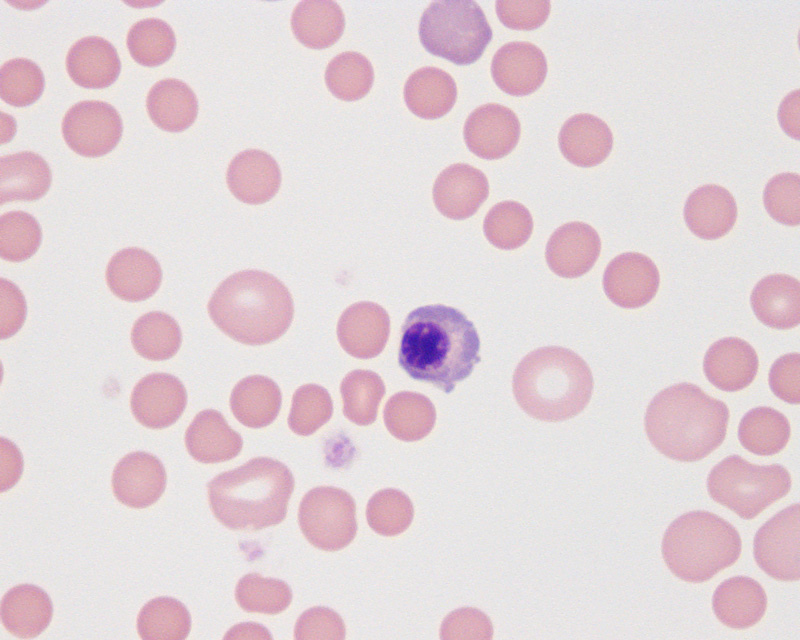
%> input picture matlab_project/matlabProject/tugasKelompok/Kasus8.jpg, 800 x 640 px
$ octave tugasKelompokFinal.m   (GNU Octave 9; MATLAB toolbox functions it lacks are replaced by stand-ins)
%> lines starting %> are read from the running program, lines starting %| are printed output that depends on the picture; in (x1, y1, x2, y2) boxes, pixels count from 0 and x2, y2 are one past the last pixel; in counts of white or black regions, pixels touching at a corner belong together; the program's own positions count from 1
### matlab_project/matlabProject/tugasKelompok/gausianKernel.m
function kernel = gausianKernel
x = [-4 -3 -2 -1 0 1 2 3 4]
y = -4:1:4
sigma = 1

kernel = zeros(9,9)
n = length(x)

for i=1:n
    for j=1:n
        kernel(i,j) = (1/(2*pi*(sigma^2)))*exp(-((x(i)^2+y(j)^2)/(2*sigma^2)));
    end
end

### matlab_project/matlabProject/tugasKelompok/tugasKelompokFinal.m

%membaca image
img = imread('Kasus8.jpg');
%> img is the input picture: size 640x800x3 uint8; mean R, G, B 227, 213.1, 217.8

%================PREPROCESSING=====================
%rgb ke gray
I = rgb2gray(img);
%memanggil matriks kernel gausian
h = gausianKernel
%memastikan output berdimensi sama dengan citra asli
G = conv2(double(I),h,'same');
%memastikan G bertipe data unsigned integer 8 bit
G = uint8(G);
%> G: size 640x800 uint8

%display citra asli dan citra terubah
subplot(1,2,1),imshow(img),title('asli'),subplot(1,2,2),imshow(G),title('Gausian Filtered')
%===========================================================================================

%==========SEGMENTASI (memisahkan background dengan obyek)==========
[baris, kolom] = size(G);
%> baris = 640; kolom = 800
o = zeros (baris, kolom);
level =  graythresh(G)*256;
%> level = 206.8
for i = 1:baris
    for j = 1:kolom
        if G(i,j) < level
            o(i,j) = 1;
        end;
    end
end;
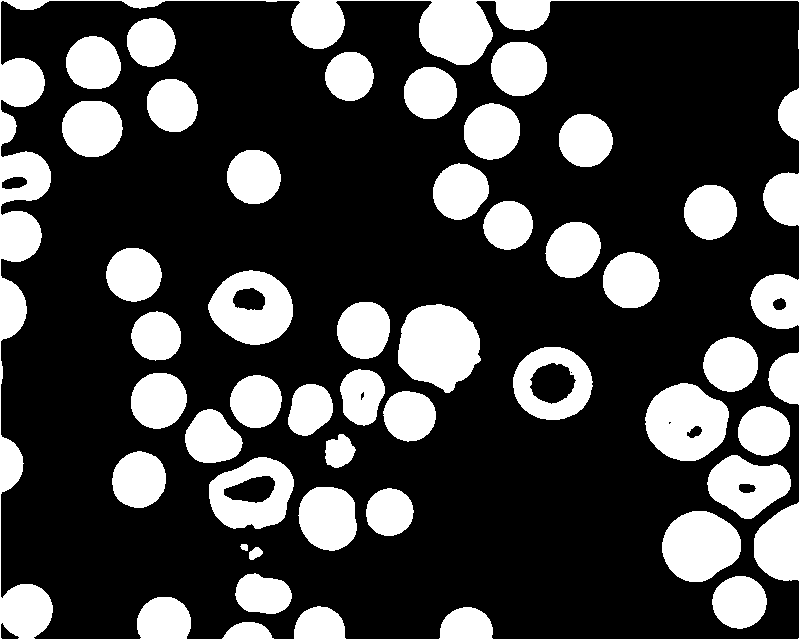
%> o: size 640x800 double; values 0 (black) and 1 (white), 26.2% white; 42 white regions, largest, box (x1, y1, x2, y2) and area: (0, 0, 800, 640) 34922, (398, 304, 481, 393) 5447, (645, 383, 729, 461) 4795

o = logical(o);

figure, subplot(1,2,1), imshow(img), title('gambar asli'),...
    subplot(1,2,2), imshow(o), title('otsu');
imwrite(o,'otsu.jpg')
%=====================================================================================================

%panggil fungsi bwlabel (untuk pelabelan)
[L,num] = bwlabel(o,4);
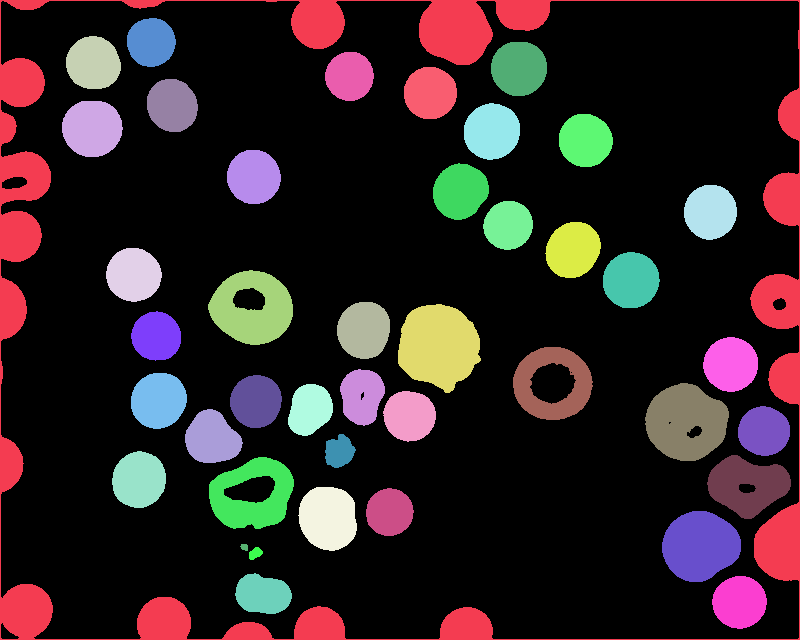
%> L: size 640x800 double; 43 distinct labels, from 0 to 42; one colour per label, 0 black
%> num = 42
figure, subplot(1,2,1), imshow(img), title('image ori'), ...
    subplot(1,2,2), imshow(L), title('labelled cells')
num
%> num = 42

%===================EKSTRAKSI CIRI=====================
%menampilkan properti
ShapeDescp = regionprops('table',L,'Perimeter','Area')
%> ShapeDescp = 42 regions; largest, Area and Perimeter: 34922 2818.1, 5447 272.1, 4795 250.2, 4252 230.6, 4225 244.1

L = imfill(L,'holes');
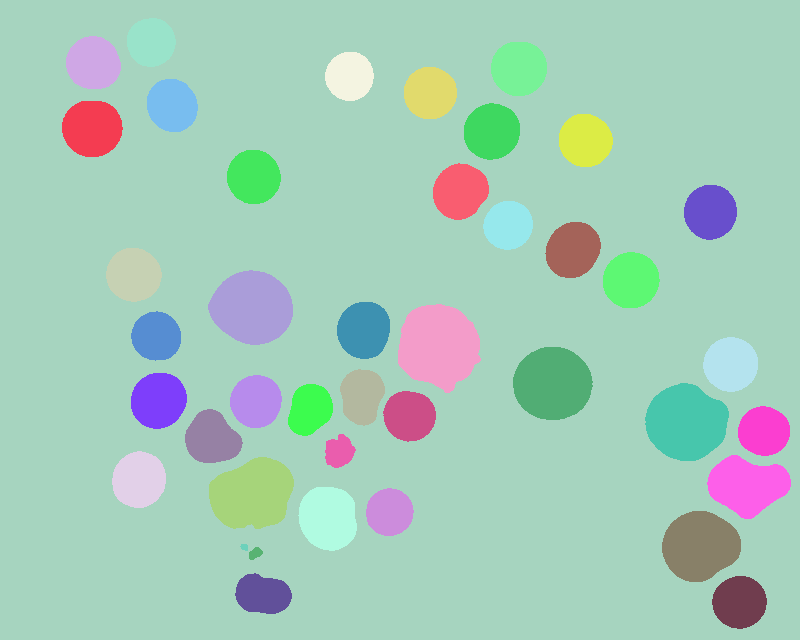
%> L: size 640x800 double; 42 distinct labels, from 1 to 42; one colour per label, 0 black

%menghitung nilai roundness
Roundness = (ShapeDescp.Perimeter).^2./(4*pi*ShapeDescp.Area)
%> Roundness = 42 values, max 18.1 at index 1, min 0.86 at index 16, mean 1.42

%pewarnaan
MeanR = regionprops('table',L,img(:,:,1),'MeanIntensity');
%> MeanR = 42 regions; first 5, MeanIntensity: 230.4, 214.8, 212.8, 217.2, 217.8
MeanG = regionprops('table',L,img(:,:,2),'MeanIntensity');
%> MeanG = 42 regions; first 5, MeanIntensity: 223.6, 168.9, 164.3, 173.1, 175.3
MeanB = regionprops('table',L,img(:,:,3),'MeanIntensity');
%> MeanB = 42 regions; first 5, MeanIntensity: 224.8, 184.7, 181.8, 187.9, 189.1
FiturWarna = [MeanR.MeanIntensity MeanG.MeanIntensity MeanB.MeanIntensity]
%> FiturWarna = 42 rows, first 12: [230.4 223.6 224.8; 214.8 168.9 184.7; 212.8 164.3 181.8; 217.2 173.1 187.9; 217.8 175.3 189.1; 213 164.4 182.9; 216.4 172.3 188.2; 215.2 170.3 186; 217.1 171.3 187.1; 215.7 171.2 186.9; 221.8 185 198.2; 221.3 187.7 200.7]


%EKSTRAKSI CIRI OBYEK
Ciri = [ShapeDescp.Area ShapeDescp.Perimeter Roundness FiturWarna]
%> Ciri = 42 rows, first 8: [34922 2818.1 18.1 230.4 223.6 224.8; 2732 182.8 0.974 214.8 168.9 184.7; 2304 167.4 0.968 212.8 164.3 181.8; 2347 169.1 0.97 217.2 173.1 187.9; 2406 172 0.979 217.8 175.3 189.1; 1885 151.3 0.967 213 164.4 182.9; 1934 154 0.976 216.4 172.3 188.2; 2474 173.6 0.969 215.2 170.3 186]
%=========================================================================

%=======================Pengklasifikasian========================
%eritrosit
IndexEritrosit = find(Ciri(:,1) >1500 & Ciri(:,2) >140 & Ciri(:,3) <1)
%> IndexEritrosit = 28 values from 2 to 42
erit = length(IndexEritrosit);
%> erit = 28
eritrosit = zeros(baris,kolom);
for i = 1:erit
    eritrosit(find(L==(IndexEritrosit(i)))) = 1 ;
end;
%> this loop made 28 passes
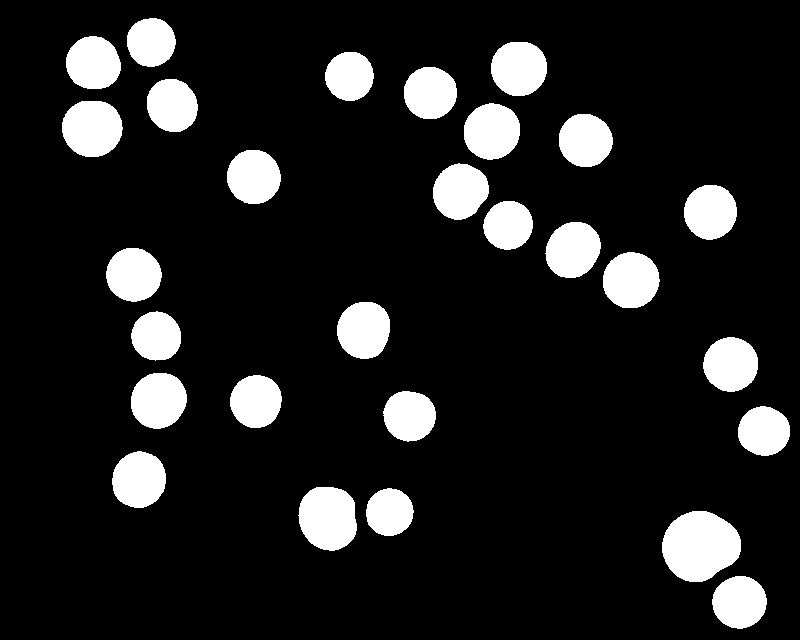
%> eritrosit: size 640x800 double; values 0 (black) and 1 (white), 12.8% white; 28 white regions, largest, box (x1, y1, x2, y2) and area: (662, 511, 741, 582) 4252, (298, 487, 357, 551) 3021, (62, 101, 123, 157) 2732

%leukosit
IndexLeukosit  = find( Ciri(:,1) >1500 & Ciri(:,2) <255 & Ciri(:,3) >1)
%> IndexLeukosit = [10; 11; 12; 15; 18; 23; 32; 36; 40]
leuk = length(IndexLeukosit);
%> leuk = 9
leukosit = zeros(baris,kolom);
for i = 1:leuk
    leukosit(find(L==(IndexLeukosit(i)))) = 1 ;
end;
%> this loop made 9 passes
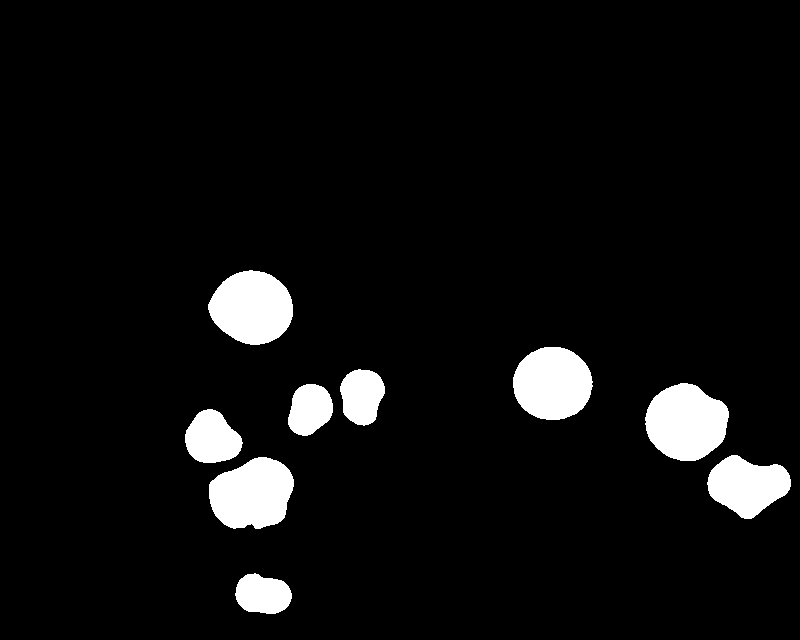
%> leukosit: size 640x800 double; values 0 (black) and 1 (white), 5.9% white; 9 white regions, largest, box (x1, y1, x2, y2) and area: (645, 383, 729, 461) 4913, (208, 270, 293, 345) 4781, (209, 457, 294, 529) 4670

%trombosit
IndexTrombosit = find(Ciri(:,1) <1000 & Ciri(:,2) <140 & Ciri(:,3) >0.85 & Ciri(:,3) <1.14  )
%> IndexTrombosit = [16; 17; 21]
trom = length(IndexTrombosit);
%> trom = 3
trombosit = zeros(baris,kolom);
for i = 1:trom
    trombosit (find(L==(IndexTrombosit(i)))) = 1 ;
end;
%> this loop made 3 passes
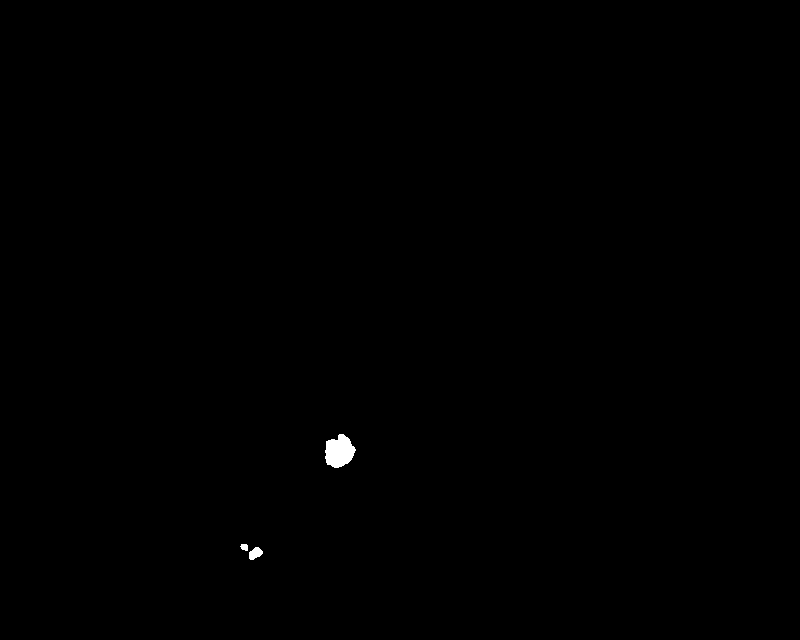
%> trombosit: size 640x800 double; values 0 (black) and 1 (white), 0.18% white; 3 white regions, box (x1, y1, x2, y2) and area: (325, 434, 356, 468) 745, (249, 547, 263, 560) 123, (240, 544, 248, 551) 44


%ungu
IndeksUngu = find(Ciri(:,4)<160 &  Ciri(:,6)>180 )
%> IndeksUngu = 26
ung = length(IndeksUngu);
%> ung = 1
ungu= zeros(baris,kolom);
for i = 1:ung
    ungu (find(L==(IndeksUngu(i)))) = 1 ;
end;
%> this loop made 1 pass
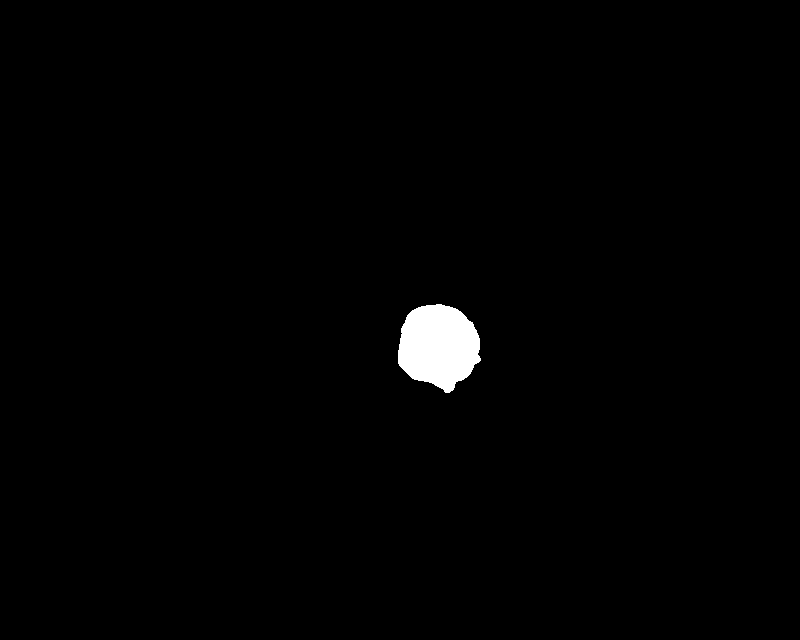
%> ungu: size 640x800 double; values 0 (black) and 1 (white), 1.1% white; 1 white region, box (x1, y1, x2, y2) and area: (398, 304, 481, 393) 5447


%TAMPILKAN HASIL
figure, subplot(3,2,1:2), imshow(img), title('original');...
    subplot(3,2,3), imshow(eritrosit), title('Eritrosit');...
    subplot(3,2,4), imshow(leukosit), title('Leukosit');...
    subplot(3,2,5), imshow(trombosit), title('Trombosit');
    subplot(3,2,6), imshow(ungu), title('Polikromatofil');
